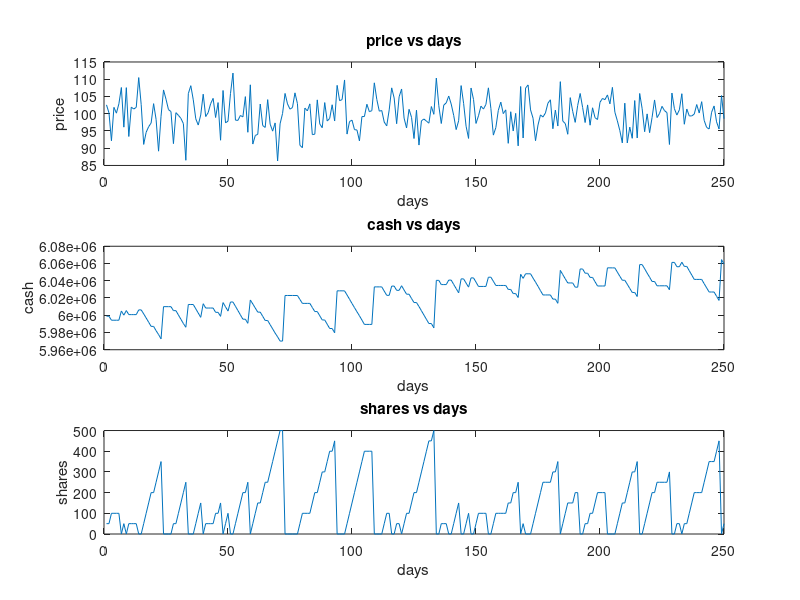

Write the MATLAB code that produced this figure.
clear all 
close all 
clc 

sharesowned = 0;
cashavailable = 0;

x=randn(250,1)*5+100;

sharevector = zeros(1,250);
cashvector=zeros(1,250);
for  i = 1:100
    totalprofit=0;
   for k = 1:250 
       if x(k) < 100 
                sharesowned = sharesowned + 50 ;
                cashavailable = cashavailable - (.06.*50 + 40 + 50.*x(k));
        end
        if x(k) > 105
          cashavailable  = cashavailable + x(k).*sharesowned - (.06.*sharesowned + 40);
          sharesowned=0
        end
            cashvector(k) = cashavailable;
            sharevector(k) = sharesowned;
   end 
   profit = cashvector(k) + sharevector(k).*x(k);
   totalprofit=totalprofit+profit; 
end 
averageprofit=profit/100

subplot (3,1,1)
plot(1:250,x)
xlabel('days')
ylabel('price')
title('price vs days') 

subplot (3,1,2)
plot(1:250,cashvector)
xlabel('days')
ylabel('cash')
title('cash vs days') 

subplot (3,1,3)
plot(1:250,sharevector)
xlabel('days')
ylabel('shares')
title('shares vs days') 

            